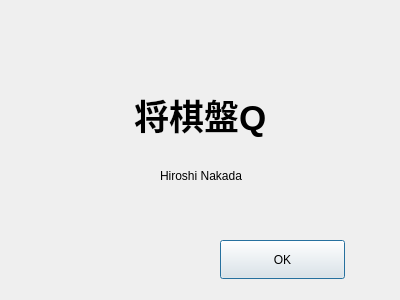
<?xml version="1.0" encoding="UTF-8"?>
<ui version="4.0">
 <class>VersionDialog</class>
 <widget class="QDialog" name="VersionDialog">
  <property name="geometry">
   <rect>
    <x>0</x>
    <y>0</y>
    <width>400</width>
    <height>300</height>
   </rect>
  </property>
  <property name="windowTitle">
   <string>バージョン情報</string>
  </property>
  <widget class="QPushButton" name="pushButton">
   <property name="geometry">
    <rect>
     <x>220</x>
     <y>240</y>
     <width>125</width>
     <height>39</height>
    </rect>
   </property>
   <property name="text">
    <string>OK</string>
   </property>
  </widget>
  <widget class="QWidget" name="layoutWidget">
   <property name="geometry">
    <rect>
     <x>10</x>
     <y>80</y>
     <width>381</width>
     <height>69</height>
    </rect>
   </property>
   <layout class="QHBoxLayout" name="horizontalLayout">
    <item>
     <spacer name="horizontalSpacer">
      <property name="orientation">
       <enum>Qt::Orientation::Horizontal</enum>
      </property>
      <property name="sizeHint" stdset="0">
       <size>
        <width>40</width>
        <height>20</height>
       </size>
      </property>
     </spacer>
    </item>
    <item>
     <widget class="QLabel" name="label">
      <property name="font">
       <font>
        <pointsize>26</pointsize>
        <bold>true</bold>
       </font>
      </property>
      <property name="text">
       <string>将棋盤Q</string>
      </property>
     </widget>
    </item>
    <item>
     <spacer name="horizontalSpacer_2">
      <property name="orientation">
       <enum>Qt::Orientation::Horizontal</enum>
      </property>
      <property name="sizeHint" stdset="0">
       <size>
        <width>40</width>
        <height>20</height>
       </size>
      </property>
     </spacer>
    </item>
   </layout>
  </widget>
  <widget class="QWidget" name="layoutWidget2">
   <property name="geometry">
    <rect>
     <x>10</x>
     <y>160</y>
     <width>381</width>
     <height>31</height>
    </rect>
   </property>
   <layout class="QHBoxLayout" name="horizontalLayout_2">
    <item>
     <spacer name="horizontalSpacer_3">
      <property name="orientation">
       <enum>Qt::Orientation::Horizontal</enum>
      </property>
      <property name="sizeHint" stdset="0">
       <size>
        <width>40</width>
        <height>20</height>
       </size>
      </property>
     </spacer>
    </item>
    <item>
     <widget class="QLabel" name="label_2">
      <property name="text">
       <string>Hiroshi Nakada</string>
      </property>
     </widget>
    </item>
    <item>
     <spacer name="horizontalSpacer_4">
      <property name="orientation">
       <enum>Qt::Orientation::Horizontal</enum>
      </property>
      <property name="sizeHint" stdset="0">
       <size>
        <width>40</width>
        <height>20</height>
       </size>
      </property>
     </spacer>
    </item>
   </layout>
  </widget>
 </widget>
 <resources/>
 <connections>
  <connection>
   <sender>pushButton</sender>
   <signal>clicked()</signal>
   <receiver>VersionDialog</receiver>
   <slot>accept()</slot>
   <hints>
    <hint type="sourcelabel">
     <x>282</x>
     <y>259</y>
    </hint>
    <hint type="destinationlabel">
     <x>199</x>
     <y>149</y>
    </hint>
   </hints>
  </connection>
 </connections>
</ui>
